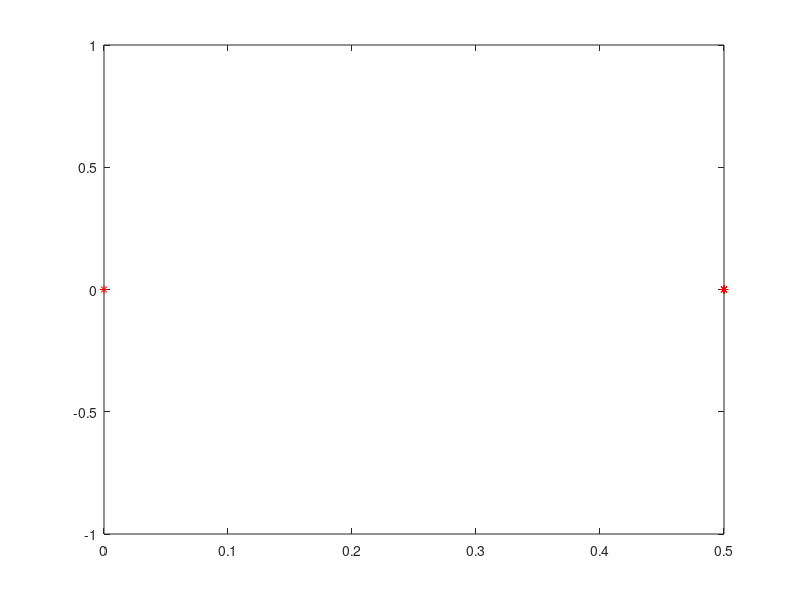
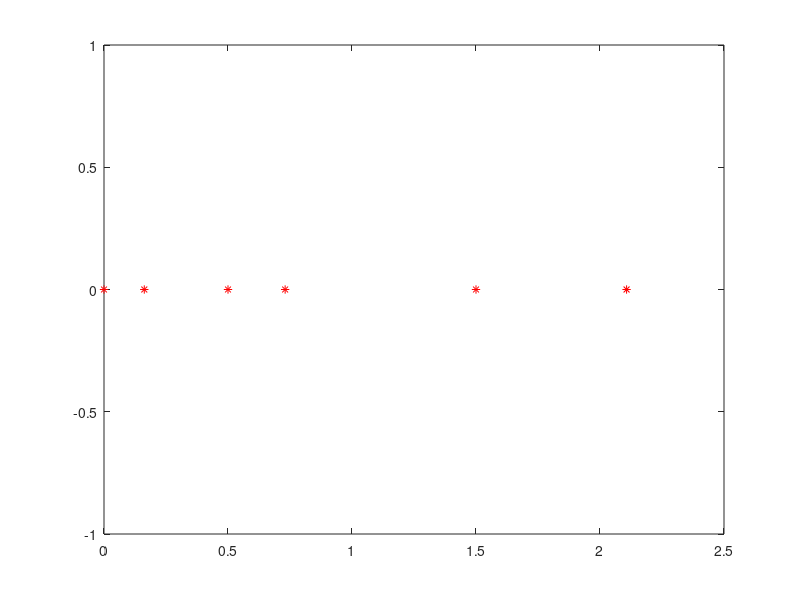
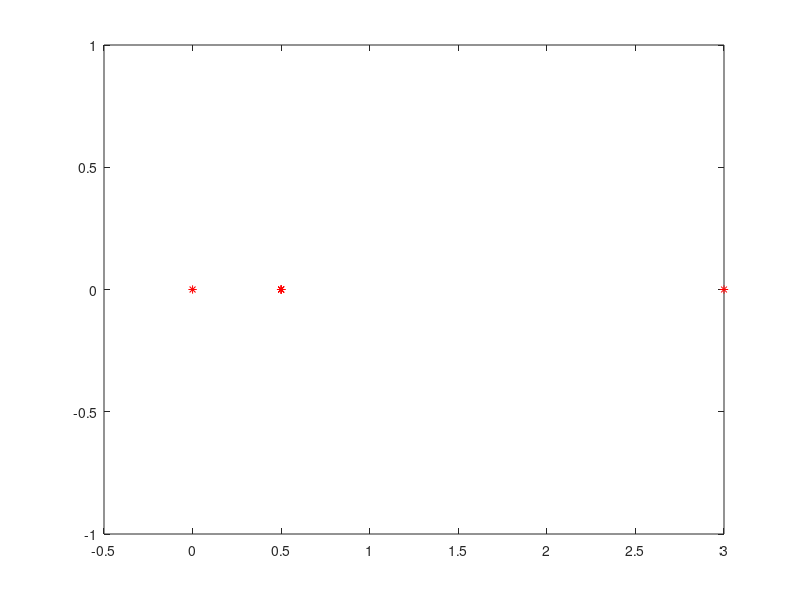
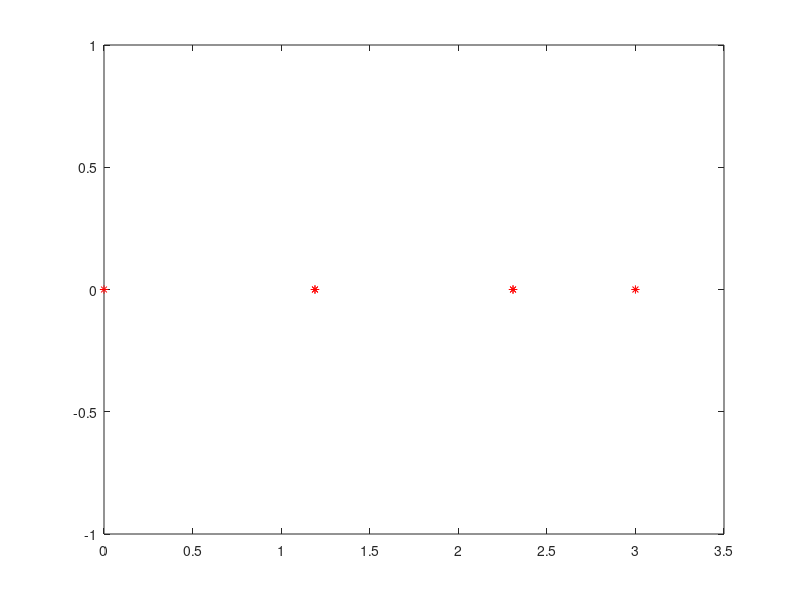

MATLAB code to generate these figures, in order:
clear all
clc
close all
%A matrix for first problem
a1= [0 0 0 0 0 0;
    0.5 0 0 0 0 0;
    0.5 0 0 0 0 0;
    0 0.5 0 0 0 0;
    0 0 0.5 0 0 0;
    0 0 0.5 0 0 0]
%A matrix for second problem
a2= [0 0.5 0.5 0 0 0;
    0.5 0 0 0.5 0 0;
    0.5 0 0 0 0.5 0.5;
    0 0.5 0 0 0 0;
    0 0 0.5 0 0 0;
    0 0 0.5 0 0 0]
%A matrix for third problem
a3= [0 0.5 0.5 0.5 0.5 0.5;
    0.5 0 0 0 0 0;
    0.5 0 0 0 0 0;
    0.5 0 0 0 0 0;
    0.5 0 0 0 0 0;
    0.5 0 0 0 0 0]
%A matrix for fourth problem
a4= [0 0.5 0.5 0.5 0.5 0.5;
    0.5 0 0.5 0 0 0.5;
    0.5 0.5 0 0.5 0 0;
    0.5 0 0.5 0 0.5 0;
    0.5 0 0 0.5 0 0.5;
    0.5 0.5 0 0 0.5 0]
%A matrix for fifth problem
a5= [0 0 0 0 0 0.5;
    0.5 0 0 0 0 0;
    0 0.5 0 0 0 0;
    0 0 0.5 0 0 0;
    0 0 0 0.5 0 0;
    0 0 0 0 0.5 0]
%A matrix for sixth problem
a6= [0 0.5 0 0 0 0.5;
    0.5 0 0.5 0 0 0;
    0 0.5 0 0.5 0 0;
    0 0 0.5 0 0.5 0;
    0 0 0 0.5 0 0.5;
    0.5 0 0 0 0.5 0]
%A matrix for seventh problem
a7= [0 0.5 0 0 0 0;
    0.5 0 0.5 0 0 0;
    0 0.5 0 0.5 0 0;
    0 0 0.5 0 0.5 0;
    0 0 0 0.5 0 0.5;
    0 0 0 0 0.5 0]


d1= diag([sum(a1(1,:));sum(a1(2,:));sum(a1(3,:));sum(a1(4,:));sum(a1(5,:));sum(a1(6,:))]);
d2= diag([sum(a2(1,:));sum(a2(2,:));sum(a2(3,:));sum(a2(4,:));sum(a2(5,:));sum(a2(6,:))]);
d3= diag([sum(a3(1,:));sum(a3(2,:));sum(a3(3,:));sum(a3(4,:));sum(a3(5,:));sum(a3(6,:))]);
d4= diag([sum(a4(1,:));sum(a4(2,:));sum(a4(3,:));sum(a4(4,:));sum(a4(5,:));sum(a4(6,:))]);
d5= diag([sum(a5(1,:));sum(a5(2,:));sum(a5(3,:));sum(a5(4,:));sum(a5(5,:));sum(a5(6,:))]);
d6= diag([sum(a6(1,:));sum(a6(2,:));sum(a6(3,:));sum(a6(4,:));sum(a6(5,:));sum(a6(6,:))]);
d7= diag([sum(a7(1,:));sum(a7(2,:));sum(a7(3,:));sum(a7(4,:));sum(a7(5,:));sum(a7(6,:))]);

l1= d1-a1
l2= d2-a2
l3= d3-a3
l4= d4-a4
l5= d5-a5
l6= d6-a6
l7= d7-a7

[V1,D1,W1]= eig(l1);
o=ones(6,1);
ev1=D1*o
r1=real(ev1);
i1=imag(ev1);
figure
plot(r1,i1,'r*')
hold on

[V2,D2,W2]= eig(l2);
ev2=D2*o
r2=real(ev2);
i2=imag(ev2);
figure
plot(r2,i2,'r*')
hold on

[V3,D3,W3]= eig(l3);
ev3=D3*o
r3=real(ev3);
i3=imag(ev3);
figure
plot(r3,i3,'r*')
hold on

[V4,D4,W4]= eig(l4);
ev4=D4*o
r4=real(ev4);
i4=imag(ev4);
figure
plot(r4,i4,'r*')
hold on

[V5,D5,W5]= eig(l5);
ev5=D5*o
r5=real(ev5);
i5=imag(ev5);
figure
plot(r5,i5,'r*')
hold on

[V6,D6,W6]= eig(l6);
ev6=D6*o
r6=real(ev6);
i6=imag(ev6);
figure
plot(r6,i6,'r*')
hold on

[V7,D7,W7]= eig(l7);
ev7=D7*o
r7=real(ev7);
i7=imag(ev7);
figure
plot(r7,i7,'r*')
hold on

% The left eigen vectors of the graphs corresponding to lamda = 0
w1_L1=W1(:,6)
w1_L2=W2(:,1)
w1_L3=W3(:,1)
w1_L4=W4(:,1)
w1_L5=W5(:,1)
w1_L6=W6(:,1)
w1_L7=W7(:,1)

%The Fiedler value v2 of the graphs are as follows:
v2_L1=V1(:,2)
v2_L2=V2(:,2)
v2_L3=V3(:,2)
v2_L4=V4(:,2)
v2_L5=V5(:,2)
v2_L6=V6(:,2)
v2_L7=V7(:,2)









